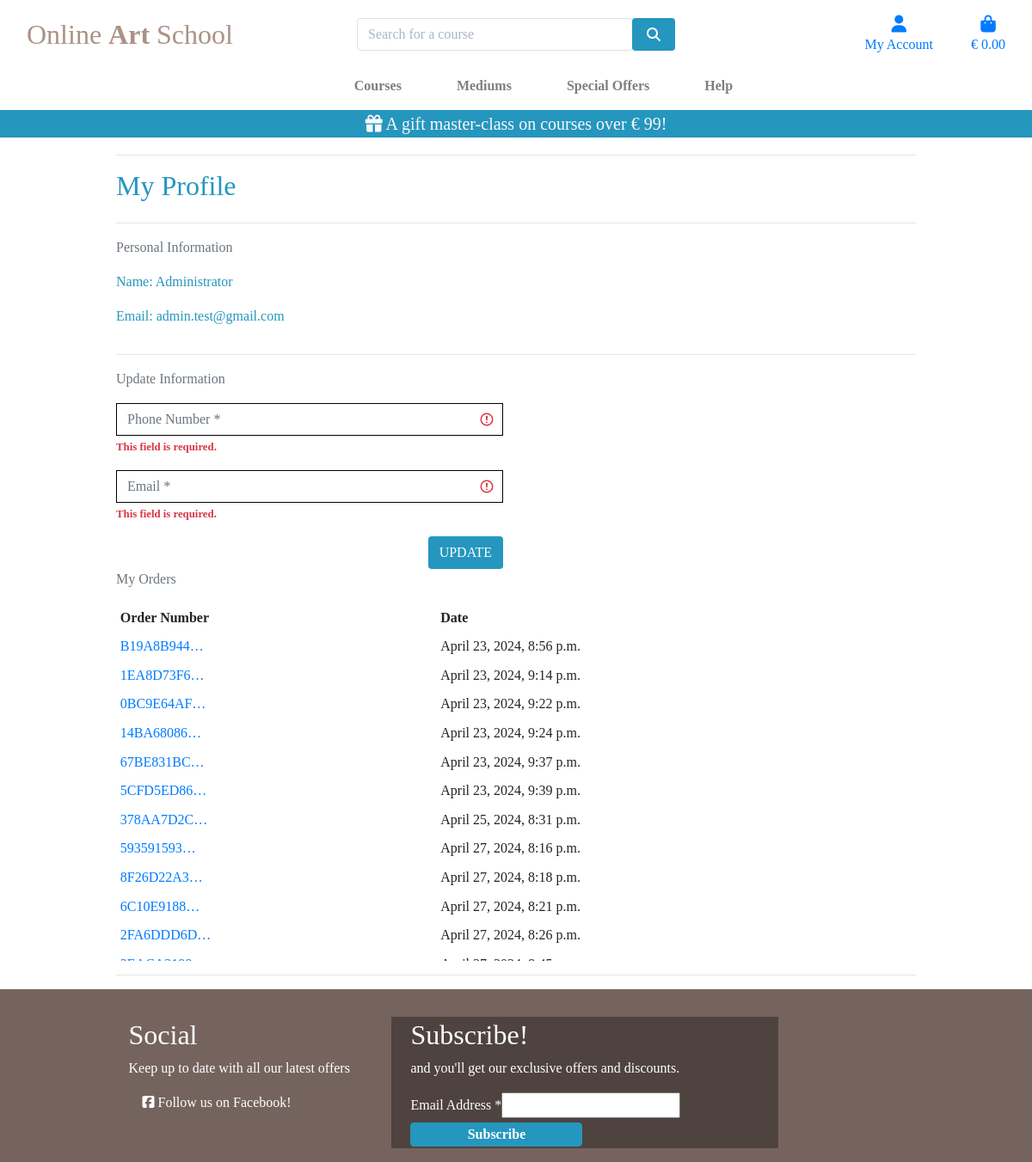
Page /profile/ (signed in) on the committed database.
### profiles/models.py (models this page shows, shortened)
class UserProfile(models.Model):
    user = models.OneToOneField(User, on_delete=models.CASCADE)
    default_phone_number = models.CharField(
        max_length=20, null=False, blank=False)
    default_email = models.EmailField(
        max_length=254, null=False, blank=False)

### checkout/models.py (models this page shows, shortened)
class Order(models.Model):
    order_number = models.CharField(
        max_length=32, null=False, editable=False)
    user_profile = models.ForeignKey(
        UserProfile, on_delete=models.SET_NULL,
        null=True, blank=True, related_name='orders')
    full_name = models.CharField(max_length=50, null=False, blank=False)
    email = models.EmailField(max_length=254, null=False, blank=False)
    phone_number = models.CharField(max_length=20, null=False, blank=False)
    date = models.DateTimeField(auto_now_add=True)
    order_total = models.DecimalField(
        max_digits=10, decimal_places=2, null=False, default=0)
    original_bag = models.TextField(null=False, blank=False, default='')
    stripe_pid = models.CharField(
        max_length=254, null=False, blank=False, default='')

### profiles/views.py (the view)
# urls.py: path('', views.profile, name='profile'),
@login_required
def profile(request):
    profile = get_object_or_404(UserProfile, user=request.user)
    if request.method == 'POST':
        form = UserProfileForm(request.POST, instance=profile)
        if form.is_valid():
            form.save()
            messages.success(request, 'Profile updated successfully')
        else:
            messages.error(
                request, 'Update failed. Please check the form')
    else:
        form = UserProfileForm(request.POST, instance=profile)
    orders = profile.orders.all()
    wishlist_items = Wishlist.objects.filter(user=request.user)
    template = 'profiles/profile.html'
    context = {
        'form': form,
        'orders': orders,
        'wishlist_items': wishlist_items,
        'on_profile_page': True
    }
    return render(request, template, context)

### profiles/forms.py
class UserProfileForm(forms.ModelForm):
    class Meta:
        model = UserProfile
        exclude = ('user',)
    def __init__(self, *args, **kwargs):
        super().__init__(*args, **kwargs)
        placeholders = {
            'default_email': 'Email',
            'default_phone_number': 'Phone Number',
        }
        self.fields['default_phone_number'].widget.attrs['autofocus'] = True
        for field in self.fields:
            if self.fields[field].required:
                placeholder = f'{placeholders[field]} *'
            else:
                placeholder = placeholders[field]
            self.fields[field].widget.attrs['placeholder'] = placeholder
            self.fields[field].widget.attrs['class'] = 'border-black rounded-0 profile-form-input'
            self.fields[field].label = False

### bag/contexts.py (called while the page is built, shortened)
def bag_contents(request):
    bag_items = []
    total = 0
    course_count = 0
    free_mc = False
    bag = request.session.get('bag', {})
    if total < settings.FREE_MC_THRESHOLD:
        free_mc_delta = settings.FREE_MC_THRESHOLD - total
    else:
        free_mc = get_object_or_404(Course, pk=1)
        free_mc.price = 0
        free_mc_delta = 0
    context = {
        'bag_items': bag_items,
        'total': total,
        'course_count': course_count,
        'free_mc_threshold': settings.FREE_MC_THRESHOLD,
        'free_mc_delta': free_mc_delta,
        'free_mc': free_mc,
    }
    return context

### profiles/templates/profiles/profile.html (shortened to what this page needs)
{% extends "base.html" %}
{% load static %}
{% block extra_css %}
    <link rel="stylesheet" href="{% static 'profiles/css/profile.css' %}">
{% endblock %}
{% block page_header %}
    <div class="container header-container">
    </div>
{% endblock %}
{% block content %}
    <div class="overlay"></div>
    <div class="container">
        <div class="row">
            <div class="col">
                <hr>
                <h2 class="logo-font mb-4">My Profile</h2>
                <hr>
            </div>
        </div>
        <div class="row">
            <div class="col-12 col-lg-6">
                <p class="text-muted">Personal Information</p>
                <p>Name: {{ user }}</p>
                <p>Email: {{ user.email }}</p>
            </div>
        </div>
        <hr>
        <div class="row">
            <div class="col-12 col-lg-6">
                <p class="text-muted">Update Information</p>
                <form class="mt-3" action="{% url 'profile' %}" method="POST" id="profile-update-form">
                    {{ form|crispy }}
                    <button class="btn btn-blue rounded text-uppercase float-right">Update</button>
                </form>
            </div>
        </div>
        <div class="row">
            <div class="col-12">
                <p class="text-muted">My Orders</p>
                <div class="order-history table-responsive">
                    <table class="table table-sm table-borderless">
                        <thead>
                            <tr>
                                <th>Order Number</th>
                                <th>Date</th>
                            </tr>
                        </thead>
                        <tbody>
                            {% for order in orders %}
                                <tr>
                                    <td>
                                        <a href="{% url 'order_history' order.order_number %}"
                                        title="{{ order.order_number }}">
                                            {{ order.order_number|truncatechars:10 }}
                                        </a>
                                    </td>
                                    <td>{{ order.date }}</td>
                                </tr>
                            {% endfor %}
                        </tbody>
                    </table>
                </div>
            </div>
        </div>
        <hr>
    </div>
{% endblock %}

### static/css/base.css (style rules this page uses)
html { height: 100%; }
body { background: url('/media/elena-mozhvilo-xw8DfYBaNbQ-unsplash.jpg') no-repeat center center fixed; background-size: cover; height: calc(100vh - 164px); color: #2596be; font-family: 'Georgia'; }
.btn-blue { background: #2596be !important; color: white !important; }
.border-black { border: 1px solid black !important; }
.overlay { height: 100%; width: 100%; top: 0; left: 0; position: fixed; background: white; z-index: -1; }
@media (min-width: 1200px) { .container { max-width: 80%; } }
@media (min-width: 992px) { .header-container { padding-top: 164px; } }

### profiles/static/profiles/css/profile.css (style rules this page uses)
.order-history { max-height: 416px; overflow-y: auto; }

### rows in the picture
Order: order_number "B19A8B944…", date "April 23, 2024, 8:56 p.m."
Order: order_number "1EA8D73F6…", date "April 23, 2024, 9:14 p.m."
Order: order_number "0BC9E64AF…", date "April 23, 2024, 9:22 p.m."
Order: order_number "14BA68086…", date "April 23, 2024, 9:24 p.m."
Order: order_number "67BE831BC…", date "April 23, 2024, 9:37 p.m."
Order: order_number "5CFD5ED86…", date "April 23, 2024, 9:39 p.m."
Order: order_number "378AA7D2C…", date "April 25, 2024, 8:31 p.m."
Order: order_number "593591593…", date "April 27, 2024, 8:16 p.m."
Order: order_number "8F26D22A3…", date "April 27, 2024, 8:18 p.m."
Order: order_number "6C10E9188…", date "April 27, 2024, 8:21 p.m."
Order: order_number "2FA6DDD6D…", date "April 27, 2024, 8:26 p.m."

### other values in the picture
{{ free_mc_threshold }} "99"
{{ user }} "Administrator"
{{ user.email }} "admin.test@gmail.com"
